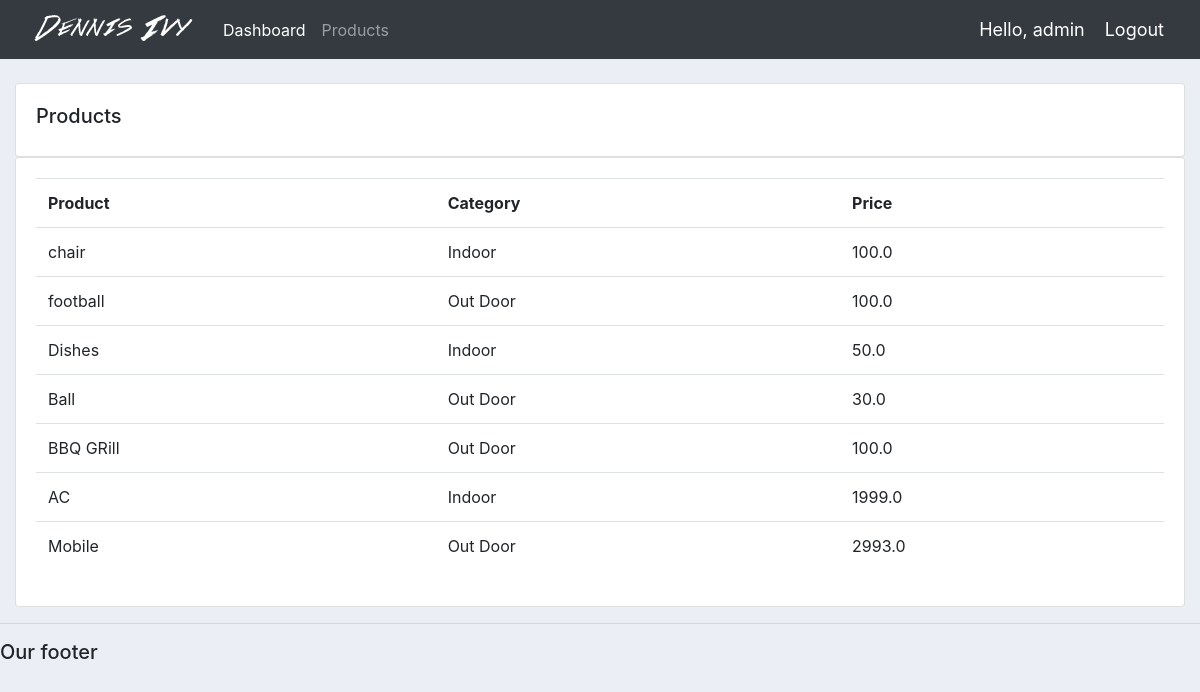
Screenshot of /products/ (signed in) with the database file from the repository.
### app/models.py (models this page shows, shortened)
class Product(models.Model):
    CATEGORY = (
        ('Indoor', 'Indoor'),
        ('Out Door', 'Out Door'),
    )
    name = models.CharField(max_length=200, null=True)
    price = models.FloatField(null=True)
    category = models.CharField(max_length=200, null=True, choices=CATEGORY)
    description = models.CharField(max_length=200, null=True)
    date_created = models.DateTimeField(auto_now_add=True, null=True)
    tags = models.ManyToManyField(Tag)

### app/decorators.py (the view)
		def wrapper_func(request, *args, **kwargs):
			group = None
			if request.user.groups.exists():
				group = request.user.groups.all()[0].name
			if group in allowed_roles:
				return view_func(request, *args, **kwargs)
			else:
				return HttpResponse('You are not authorized to view this page')

### app/views.py (called while the page is built)
@login_required(login_url='login')
@allowed_users(allowed_roles=['admin'])
def products(request):
    products = Product.objects.all()
    return render(request, 'app/products.html', {'products': products})

### app/templates/app/products.html
{%  extends 'app/main.html' %}
{% block content %}
		<br>
		<div class="row">
			<div class="col-md">
				<div class="card card-body">
					<h5>Products</h5>
				</div>
				<div class="card card-body">
					<table class="table">
						<tr>
							<th>Product</th>
							<th>Category</th>
							<th>Price</th>
						</tr>
                        {% for i in products %}
                            <tr>
                                <td>{{ i.name }}</td>
                                <td>{{ i.category }}</td>
                                <td>{{ i.price }}</td>
                            </tr>
                        {% endfor %}
					</table>
				</div>
			</div>
		</div>
{% endblock content %}

### app/templates/app/navbar.html (shortened to what this page needs)
{% load static %}
<nav class="navbar navbar-expand-lg navbar-dark bg-dark">
 <img src="{% static 'images/logo.png' %}">
  <div class="collapse navbar-collapse" id="navbarNav">
    <ul class="navbar-nav">
      {% if request.user.is_staff %}
      <li class="nav-item active">
        <a class="nav-link" href="{% url 'home' %}">Dashboard</a>
      </li>
      <li class="nav-item">
        <a class="nav-link" href="{% url 'products' %}">Products</a>
      </li>
      {% else %}
       <li class="nav-item">
        <a class="nav-link" href="{% url 'account' %}">Settings</a>
      </li>
      {% endif %}
    </ul>
  </div>
  <span class="hello-msg">Hello, {{request.user}}</span>
  <span ><a  class="hello-msg" href="{% url 'logout' %}">Logout</a></span>
</nav>

### static/css/main.css (style rules this page uses)
body { background-color: #ebeff5; }

### app/templates/app/navbar.html (style rules this page uses)
.hello-msg { font-size: 18px; color: #fff; margin-right: 20px; }

### rows the page displays
Product: name "chair", category "Indoor", price "100.0"
Product: name "football", category "Out Door", price "100.0"
Product: name "Dishes", category "Indoor", price "50.0"
Product: name "Ball", category "Out Door", price "30.0"
Product: name "BBQ GRill", category "Out Door", price "100.0"
Product: name "AC", category "Indoor", price "1999.0"
Product: name "Mobile", category "Out Door", price "2993.0"

### other values shown
{{ request.user }} "admin"
